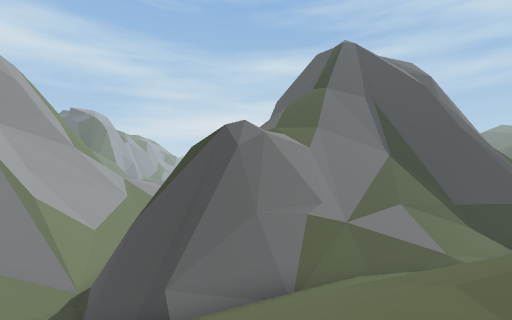
view 1 (above)

17 first-person views from a walk through a Unity game level. The camera is 1.2 m above the floor, looks level and sees 90° across. The floor is counted in squares, 2 m on a side. Each view is taken from the middle of a square. On the plan, view 1 faces up. The plan holds only what a view shows up to about 9 squares ahead; the rest is blank. The place goes on beyond the plan. The player is left out.

view 2
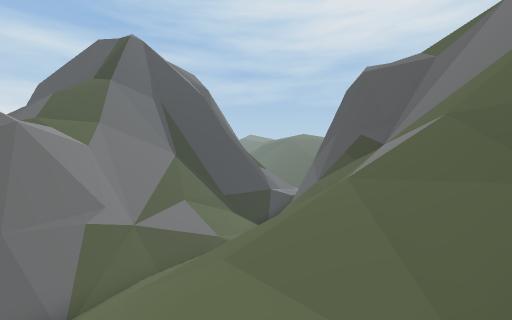

view 3
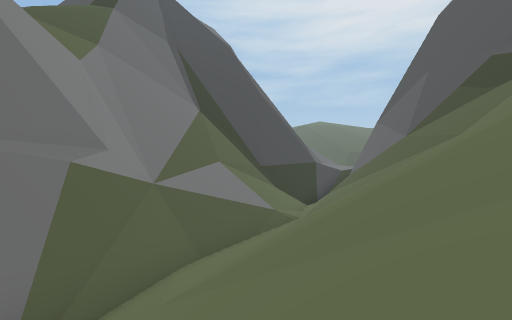

view 4
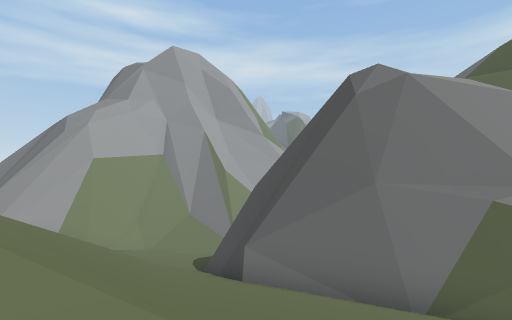

view 5
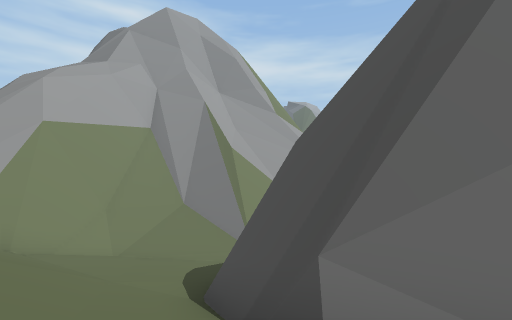

view 6
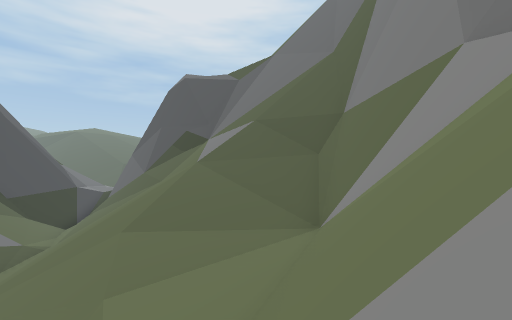

view 7
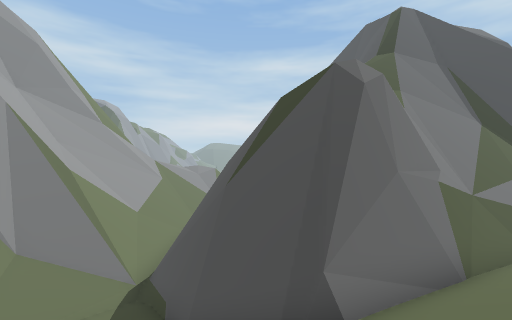

view 8
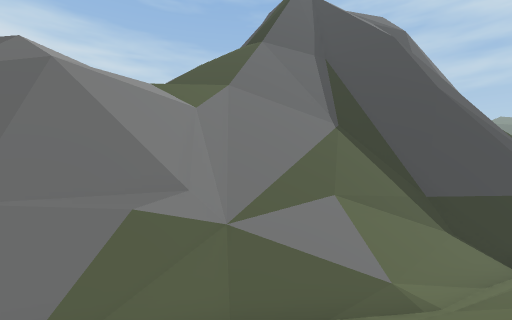

view 9
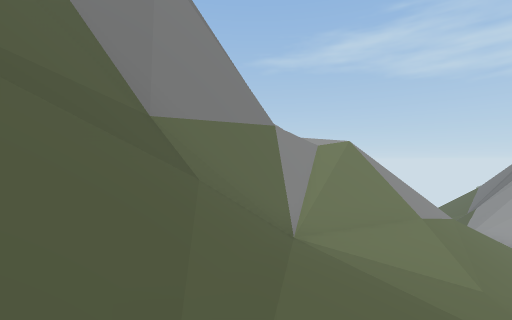

view 10
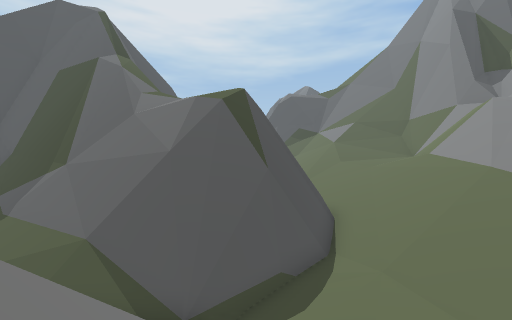

view 11
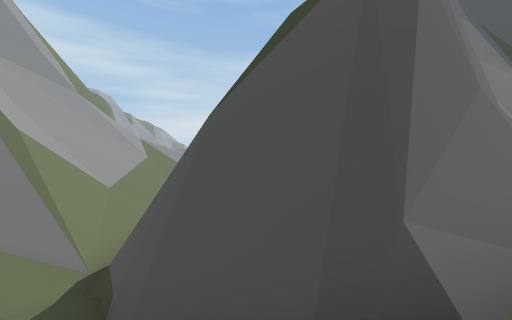

view 12
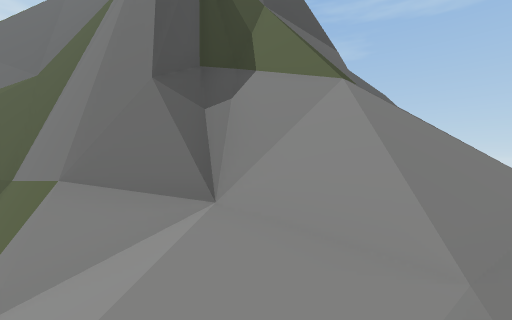

view 13
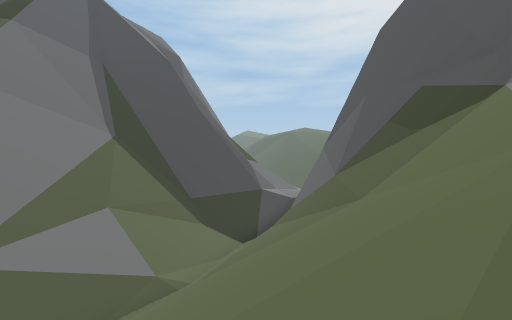

view 14
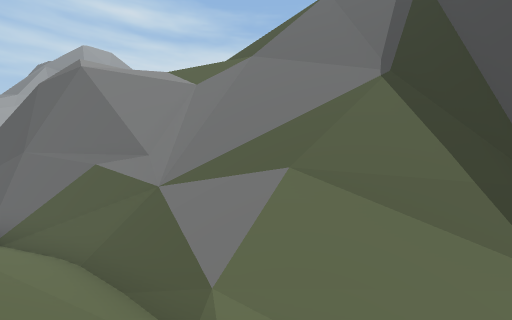

view 15
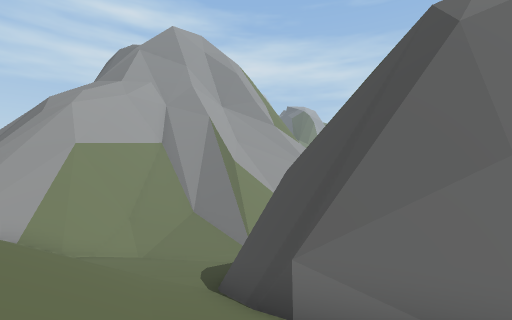

view 16
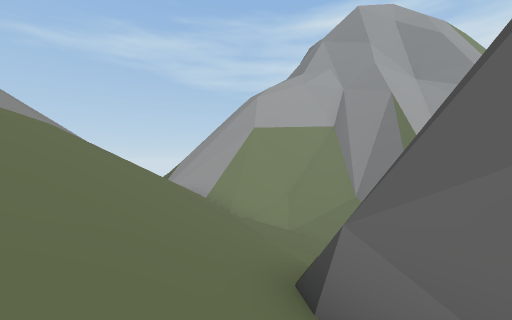

view 17
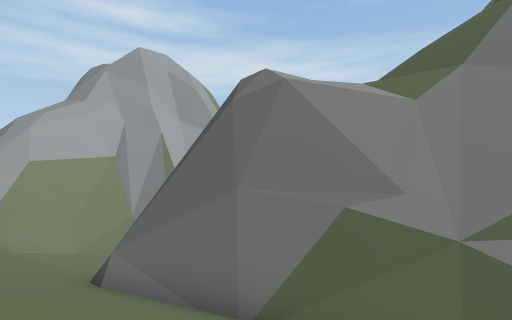

### Floor plan
Key: @ floor where view 1 was taken; # wall or solid block; . main floor; - floor 0.5 m lower than the main floor; : floor 4.75 m higher than the main floor; _ floor 5.25 m lower than the main floor; < floor 6 m lower than the main floor; / step, stairs or slope; = window, fence, low wall or low ledge; ^ raised ledge; v drop or lower ground.
Columns run from 13 left of view 1 to 10 right of it. Each row starts with its distance up from view 1.
 17            #
 16           =^
 15          /^
 14         /#^         ^^
 13  =///// /^        ^^#^ ^
 12  ##////=#^       ^#==^^^
 11  ^=////##^      ^#/=##=#
 10   ==v//##      ^#///////
  9   ####v##      ^#///////
  8   //////##    ^#////////
  7   ^//////#^ ^##////////#
  6  v^^/<//_####//////////=
  5 #=###//////////////////#
  4 #=###//////////////////#
  3   #=//////////////////#^
  2   /=   ///////-./////=^
  1        ////////.////#^
  0           ///@##//##^
 -1            //#=^^#^^
 -2            /:=##^
 -3            ////^
 -4            ///##
 -5             /###

Where each view was taken, in squares from view 1:
view 1: 0 up, 0 right, facing up
view 2: 0 up, 0 right, facing up-right
view 3: 4 up, 1 right, facing up-right
view 4: 2 up, 2 right, facing up-left
view 5: 4 up, 1 left, facing up-left
view 6: 1 up, 2 left, facing right
view 7: 2 up, 3 left, facing up
view 8: 4 up, 4 right, facing up
view 9: 3 up, 6 right, facing down-left
view 10: 8 up, 11 left, facing right
view 11: 4 up, 3 left, facing up
view 12: 1 down, 2 left, facing down-right
view 13: 3 up, 4 right, facing up-right
view 14: 7 up, 9 right, facing up-left
view 15: 3 up, 0 right, facing up-left
view 16: 5 up, 0 right, facing left
view 17: 4 up, 4 right, facing up-left
